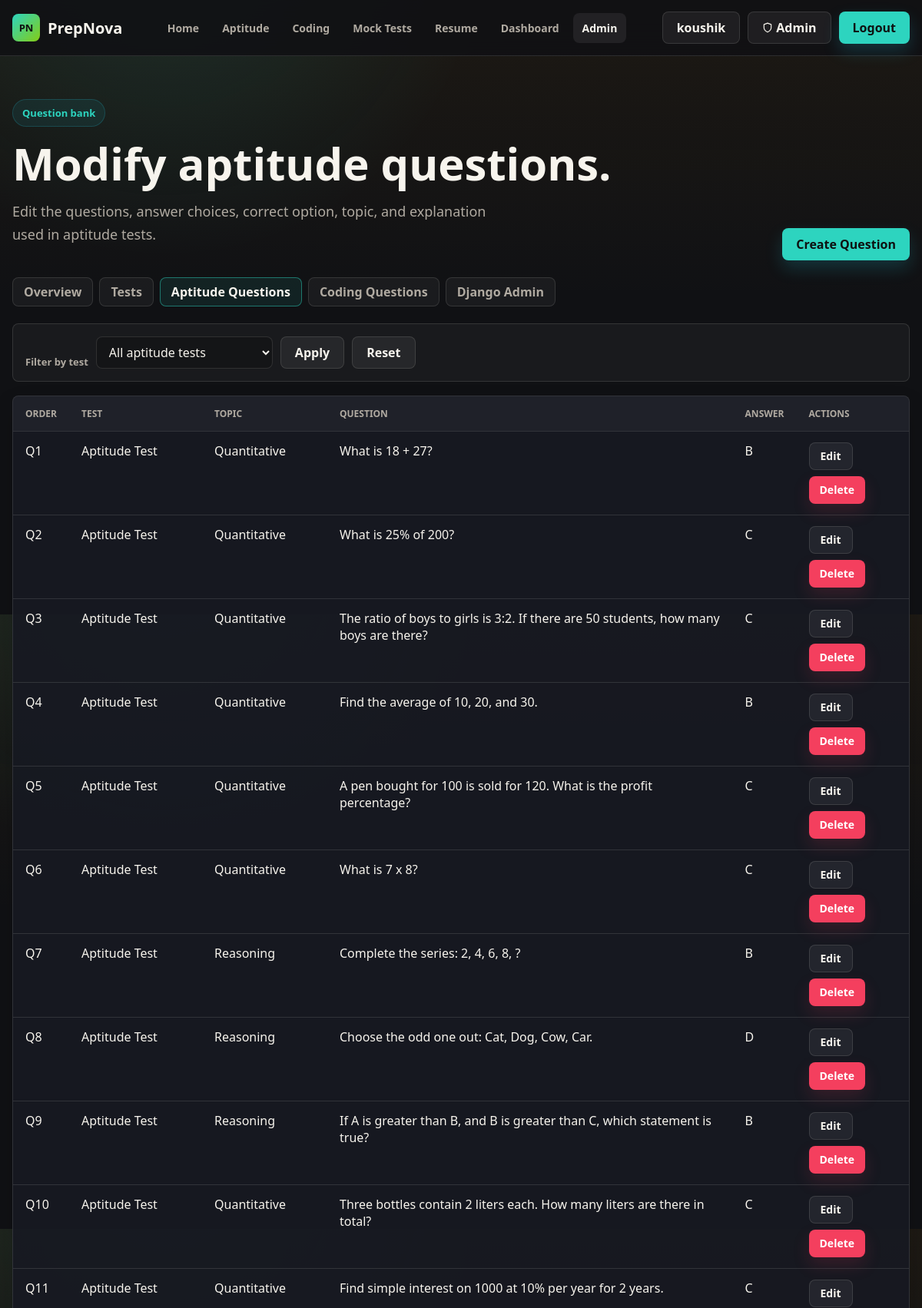
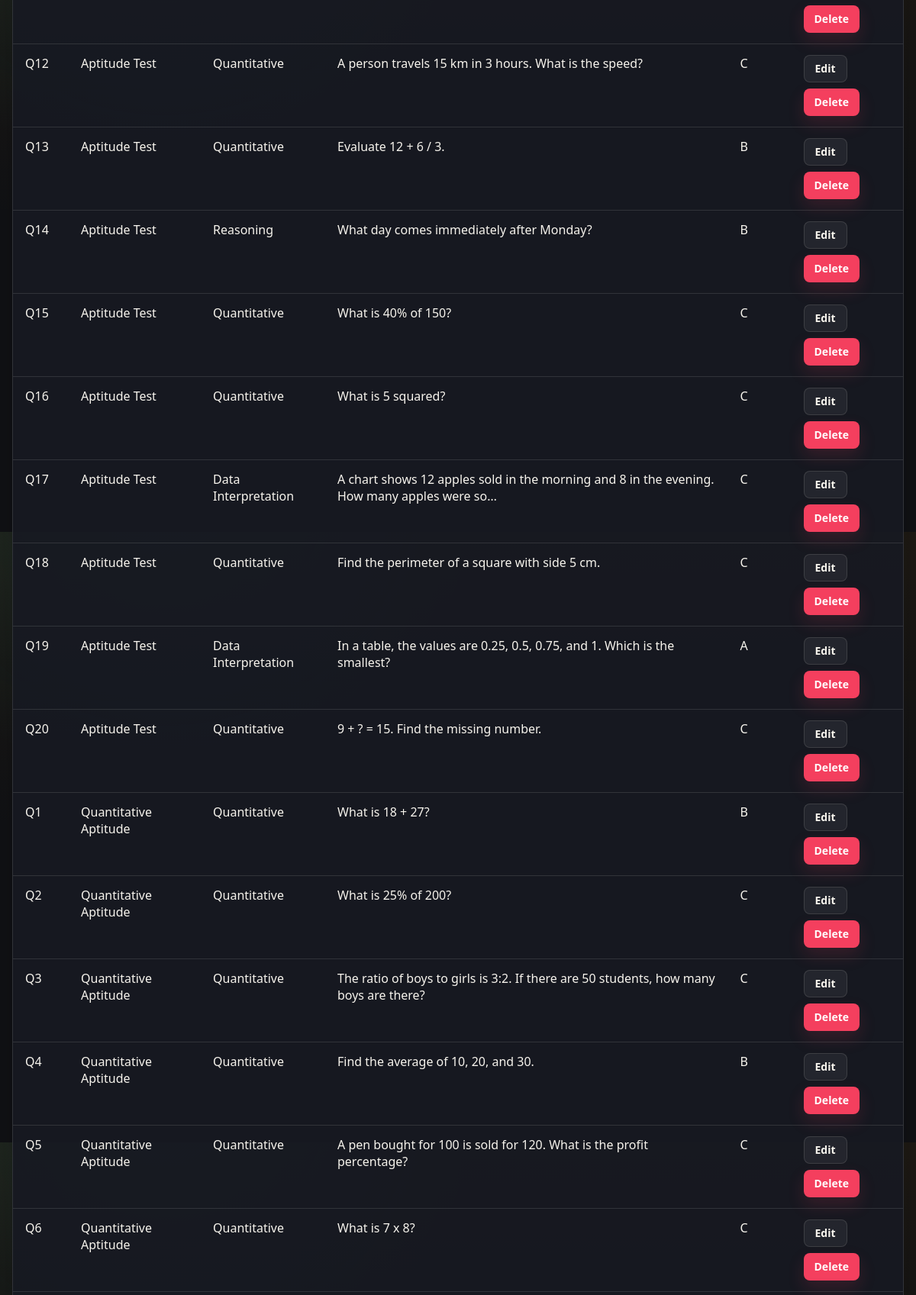
The page /site-admin/questions/ (signed in, upper part) on the database its author committed (2 pictures, top to bottom).
### myapp/models.py (models this page shows, shortened)
class AptitudeQuestion(models.Model):
    OPTION_CHOICES = [
        ('A', 'A'),
        ('B', 'B'),
        ('C', 'C'),
        ('D', 'D'),
    ]
    test = models.ForeignKey(PrepTest, on_delete=models.CASCADE, related_name='aptitude_questions')
    order = models.PositiveIntegerField()
    topic = models.CharField(max_length=80)
    question_text = models.TextField()
    option_a = models.CharField(max_length=255)
    option_b = models.CharField(max_length=255)
    option_c = models.CharField(max_length=255)
    option_d = models.CharField(max_length=255)
    correct_option = models.CharField(max_length=1, choices=OPTION_CHOICES)
    explanation = models.TextField(blank=True)
    class Meta:
        ordering = ['order']
        constraints = [
            models.UniqueConstraint(fields=['test', 'order'], name='unique_question_order_per_test'),
        ]

class PrepTest(models.Model):
    APTITUDE = 'aptitude'
    CODING = 'coding'
    MOCK = 'mock'
    RESUME = 'resume'
    CATEGORY_CHOICES = [
        (APTITUDE, 'Aptitude'),
        (CODING, 'Coding'),
        (MOCK, 'Mock Test'),
        (RESUME, 'Resume'),
    ]
    EASY = 'easy'
    MEDIUM = 'medium'
    HARD = 'hard'
    DIFFICULTY_CHOICES = [
        (EASY, 'Easy'),
        (MEDIUM, 'Medium'),
        (HARD, 'Hard'),
    ]
    title = models.CharField(max_length=120)
    category = models.CharField(max_length=20, choices=CATEGORY_CHOICES)
    difficulty = models.CharField(max_length=20, choices=DIFFICULTY_CHOICES, default=MEDIUM)
    question_count = models.PositiveIntegerField(default=0)
    duration_minutes = models.PositiveIntegerField(default=0)
    topics = models.CharField(max_length=255, blank=True)
    is_active = models.BooleanField(default=True)

### myapp/views.py (the view)
# urls.py: path('site-admin/questions/', views.site_admin_questions, name='site_admin_questions'),
@superuser_required
def site_admin_questions(request):
    ensure_default_tests()
    test_id = request.GET.get('test', '')
    questions = AptitudeQuestion.objects.select_related('test').order_by('test__difficulty', 'test__title', 'order')
    tests = PrepTest.objects.filter(category=PrepTest.APTITUDE).order_by('difficulty', 'title')
    if test_id:
        questions = questions.filter(test_id=test_id)
    return render(request, 'site_admin/questions.html', {
        'questions': questions,
        'tests': tests,
        'test_id': test_id,
    })

### myapp/views.py (called while the page is built, shortened)
def ensure_default_tests():
    for test in DEFAULT_TESTS:
        PrepTest.objects.get_or_create(title=test['title'], category=test['category'], defaults=test)
    ensure_default_aptitude_questions()
    ensure_default_coding_questions()

def ensure_default_aptitude_questions():
    aptitude_tests = PrepTest.objects.filter(category__in=[PrepTest.APTITUDE, PrepTest.MOCK], is_active=True)
    for test in aptitude_tests:
        if test.title == 'Coding Test':
            continue
        if test.aptitude_questions.exists():
            continue

### myapp/template/site_admin/questions.html (shortened to what this page needs)
{% extends "base.html" %}
{% block content %}
  <section class="page-shell">
    <div class="admin-hero">
      <div>
        <div class="eyebrow">Question bank</div>
        <h1>Modify aptitude questions.</h1>
        <p>Edit the questions, answer choices, correct option, topic, and explanation used in aptitude tests.</p>
      </div>
      <a class="btn btn-primary" href="{% url 'site_admin_question_create' %}">Create Question</a>
    </div>
    <div class="admin-nav">
      <a href="{% url 'site_admin_dashboard' %}">Overview</a>
      <a href="{% url 'site_admin_tests' %}">Tests</a>
      <a class="is-active" href="{% url 'site_admin_questions' %}">Aptitude Questions</a>
      <a href="{% url 'site_admin_coding_questions' %}">Coding Questions</a>
      <a href="/admin/">Django Admin</a>
    </div>
    <form class="admin-filter" method="get">
      <label for="test">Filter by test</label>
      <select id="test" name="test">
        <option value="">All aptitude tests</option>
      </select>
      <button class="btn btn-ghost" type="submit">Apply</button>
      <a class="btn btn-ghost" href="{% url 'site_admin_questions' %}">Reset</a>
    </form>
    <div class="admin-table-wrap">
      <table class="admin-table">
        <thead>
          <tr>
            <th>Order</th>
            <th>Test</th>
            <th>Topic</th>
            <th>Question</th>
            <th>Answer</th>
            <th>Actions</th>
          </tr>
        </thead>
        <tbody>
          {% for question in questions %}
            <tr>
              <td>Q{{ question.order }}</td>
              <td>{{ question.test.title }}</td>
              <td>{{ question.topic }}</td>
              <td>{{ question.question_text|truncatechars:90 }}</td>
              <td>{{ question.correct_option }}</td>
              <td class="table-actions">
                <a class="btn btn-small btn-ghost" href="{% url 'site_admin_question_update' question.id %}">Edit</a>
                <a class="btn btn-small btn-danger" href="{% url 'site_admin_question_delete' question.id %}">Delete</a>
              </td>
            </tr>
          {% empty %}
            <tr><td colspan="6">No questions found.</td></tr>
          {% endfor %}
        </tbody>
      </table>
    </div>
  </section>
{% endblock %}

### myapp/template/base.html (shortened to what this page needs)
{% load static %}
<!DOCTYPE html>
<html lang="en">
<head>
  <link rel="stylesheet" href="{% static 'index.css' %}?v=4">
</head>
<body class="{% block body_class %}{% endblock %}">
  <header class="site-header">
    <nav class="nav-shell" aria-label="Primary navigation">
      <a class="brand" href="{% url 'first' %}" aria-label="PrepNova home">
        <span class="brand-mark">PN</span>
        <span>PrepNova</span>
      </a>
      <div class="nav-links" id="primaryNav">
        <a href="{% url 'first' %}" class="{% if request.resolver_match.url_name == 'first' %}is-active{% endif %}">Home</a>
        <a href="{% url 'aptitude' %}" class="{% if request.resolver_match.url_name == 'aptitude' %}is-active{% endif %}">Aptitude</a>
        <a href="{% url 'coding' %}" class="{% if request.resolver_match.url_name == 'coding' %}is-active{% endif %}">Coding</a>
        <a href="{% url 'mocktest' %}" class="{% if request.resolver_match.url_name == 'mocktest' %}is-active{% endif %}">Mock Tests</a>
        <a href="{% url 'resume' %}" class="{% if request.resolver_match.url_name == 'resume' %}is-active{% endif %}">Resume</a>
        <a href="{% url 'dashboard' %}" class="{% if request.resolver_match.url_name == 'dashboard' %}is-active{% endif %}">Dashboard</a>
        {% if request.user.is_superuser %}
          <a href="{% url 'site_admin_dashboard' %}" class="{% if 'site_admin' in request.resolver_match.url_name %}is-active{% endif %}">Admin</a>
        {% endif %}
      </div>
      <div class="nav-actions">
        {% if request.user.is_authenticated %}
          <a class="btn btn-ghost" href="{% url 'dashboard' %}">{{ request.user.first_name|default:request.user.username|truncatechars:16 }}</a>
          {% if request.user.is_superuser %}
            <a class="btn btn-ghost admin-btn" href="{% url 'site_admin_dashboard' %}" title="Admin Panel">
              <svg width="14" height="14" viewBox="0 0 24 24" fill="none" stroke="currentColor" stroke-width="2" stroke-linecap="round" stroke-linejoin="round" style="margin-right:4px;vertical-align:-2px"><path d="M12 22s8-4 8-10V5l-8-3-8 3v7c0 6 8 10 8 10z"/></svg>
              Admin
            </a>
          {% endif %}
          <a class="btn btn-primary" href="{% url 'logout' %}">Logout</a>
        {% endif %}
      </div>
    </nav>
  </header>
  <main>
    {% block content %}{% endblock %}
  </main>
</body>
</html>

### rows shown on the page
AptitudeQuestion: order "1", test "Aptitude Test", topic "Quantitative", question_text "What is 18 + 27?", correct_option "B"
AptitudeQuestion: order "2", test "Aptitude Test", topic "Quantitative", question_text "What is 25% of 200?", correct_option "C"
AptitudeQuestion: order "3", test "Aptitude Test", topic "Quantitative", question_text "The ratio of boys to girls is 3:2. If there are 50 students, how many boys are there?", correct_option "C"
AptitudeQuestion: order "4", test "Aptitude Test", topic "Quantitative", question_text "Find the average of 10, 20, and 30.", correct_option "B"
AptitudeQuestion: order "5", test "Aptitude Test", topic "Quantitative", question_text "A pen bought for 100 is sold for 120. What is the profit percentage?", correct_option "C"
AptitudeQuestion: order "6", test "Aptitude Test", topic "Quantitative", question_text "What is 7 x 8?", correct_option "C"
AptitudeQuestion: order "7", test "Aptitude Test", topic "Reasoning", question_text "Complete the series: 2, 4, 6, 8, ?", correct_option "B"
AptitudeQuestion: order "8", test "Aptitude Test", topic "Reasoning", question_text "Choose the odd one out: Cat, Dog, Cow, Car.", correct_option "D"
AptitudeQuestion: order "9", test "Aptitude Test", topic "Reasoning", question_text "If A is greater than B, and B is greater than C, which statement is true?", correct_option "B"
AptitudeQuestion: order "10", test "Aptitude Test", topic "Quantitative", question_text "Three bottles contain 2 liters each. How many liters are there in total?", correct_option "C"
AptitudeQuestion: order "11", test "Aptitude Test", topic "Quantitative", question_text "Find simple interest on 1000 at 10% per year for 2 years.", correct_option "C"
AptitudeQuestion: order "12", test "Aptitude Test", topic "Quantitative", question_text "A person travels 15 km in 3 hours. What is the speed?", correct_option "C"
AptitudeQuestion: order "13", test "Aptitude Test", topic "Quantitative", question_text "Evaluate 12 + 6 / 3.", correct_option "B"
AptitudeQuestion: order "14", test "Aptitude Test", topic "Reasoning", question_text "What day comes immediately after Monday?", correct_option "B"
AptitudeQuestion: order "15", test "Aptitude Test", topic "Quantitative", question_text "What is 40% of 150?", correct_option "C"
AptitudeQuestion: order "16", test "Aptitude Test", topic "Quantitative", question_text "What is 5 squared?", correct_option "C"
AptitudeQuestion: order "17", test "Aptitude Test", topic "Data Interpretation", question_text "A chart shows 12 apples sold in the morning and 8 in the evening. How many apples were so…", correct_option "C"
AptitudeQuestion: order "18", test "Aptitude Test", topic "Quantitative", question_text "Find the perimeter of a square with side 5 cm.", correct_option "C"
AptitudeQuestion: order "19", test "Aptitude Test", topic "Data Interpretation", question_text "In a table, the values are 0.25, 0.5, 0.75, and 1. Which is the smallest?", correct_option "A"
AptitudeQuestion: order "20", test "Aptitude Test", topic "Quantitative", question_text "9 + ? = 15. Find the missing number.", correct_option "C"
AptitudeQuestion: order "1", test "Quantitative Aptitude", topic "Quantitative", question_text "What is 18 + 27?", correct_option "B"
AptitudeQuestion: order "2", test "Quantitative Aptitude", topic "Quantitative", question_text "What is 25% of 200?", correct_option "C"
AptitudeQuestion: order "3", test "Quantitative Aptitude", topic "Quantitative", question_text "The ratio of boys to girls is 3:2. If there are 50 students, how many boys are there?", correct_option "C"
AptitudeQuestion: order "4", test "Quantitative Aptitude", topic "Quantitative", question_text "Find the average of 10, 20, and 30.", correct_option "B"
AptitudeQuestion: order "5", test "Quantitative Aptitude", topic "Quantitative", question_text "A pen bought for 100 is sold for 120. What is the profit percentage?", correct_option "C"
AptitudeQuestion: order "6", test "Quantitative Aptitude", topic "Quantitative", question_text "What is 7 x 8?", correct_option "C"

### other values the page prints
{{ request.user.first_name|default:request.user.username|truncatechars:16 }} "koushik"
